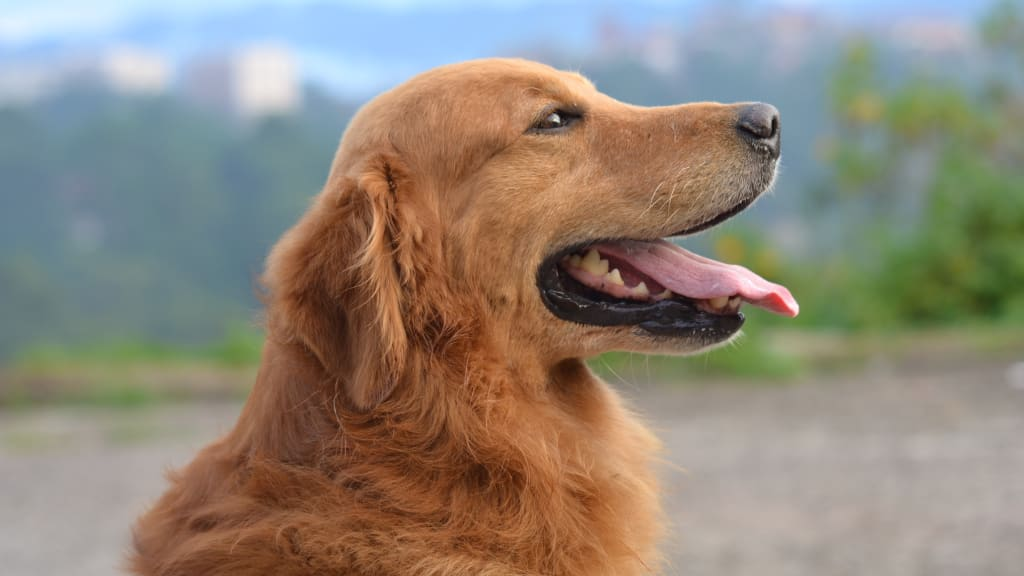
#> input picture CNN-2_20181027/dog.jpg, 1024 x 576 px
$ python cnnFilter.py
#> lines starting #> are read from the running program, lines starting #| are printed output that depends on the picture


from scipy.signal import  convolve2d
import numpy as np
from PIL import Image
from matplotlib import pyplot as plt

# method
def show_diff(image, kernel):
    con = convolve2d(image,kernel)
    fig = plt.figure(figsize=(8,8))
    plt.subplot(121)
    plt.title("original")
    plt.axis("off")
    plt.imshow(image,cmap="gray")

    plt.subplot(122)
    plt.title("After")
    plt.axis("off")
    plt.imshow(con, cmap="gray")
    plt.show()
    return con


# load image
pic_gray = np.array(Image.open("dog.jpg").convert("L"))
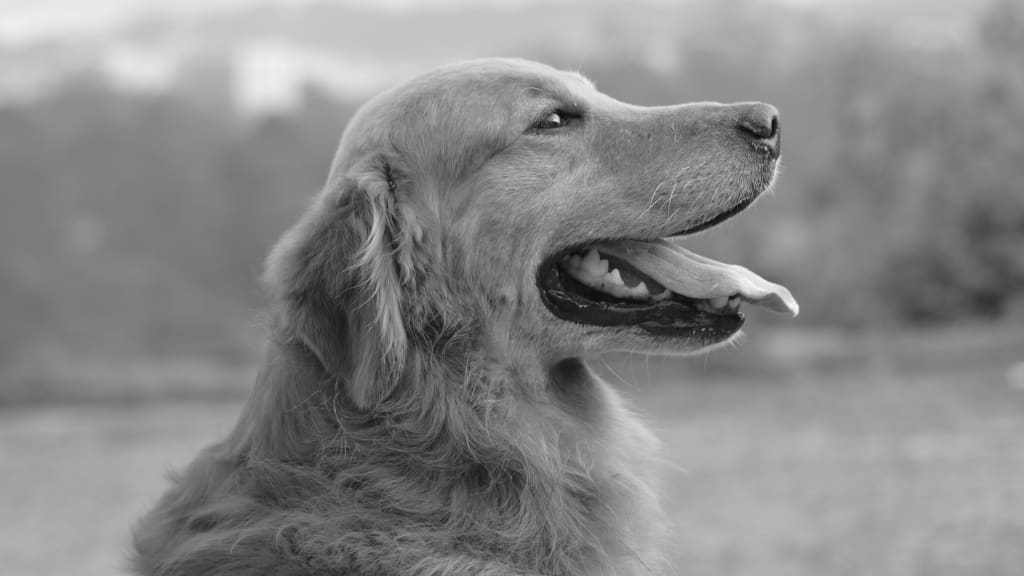
#> pic_gray: shape (576, 1024); min 7, max 250, mean 135.8

print(pic_gray)
#> (printed output is left out)
plt.imshow(pic_gray, cmap="gray")
plt.show()

# create a filter
kernel = np.array([[1,0,1],[-2,0,-2],[-1,0,1]], np.float32)
dx = show_diff(pic_gray,kernel)
#> in show_diff, `con = convolve2d(image,kernel)`:
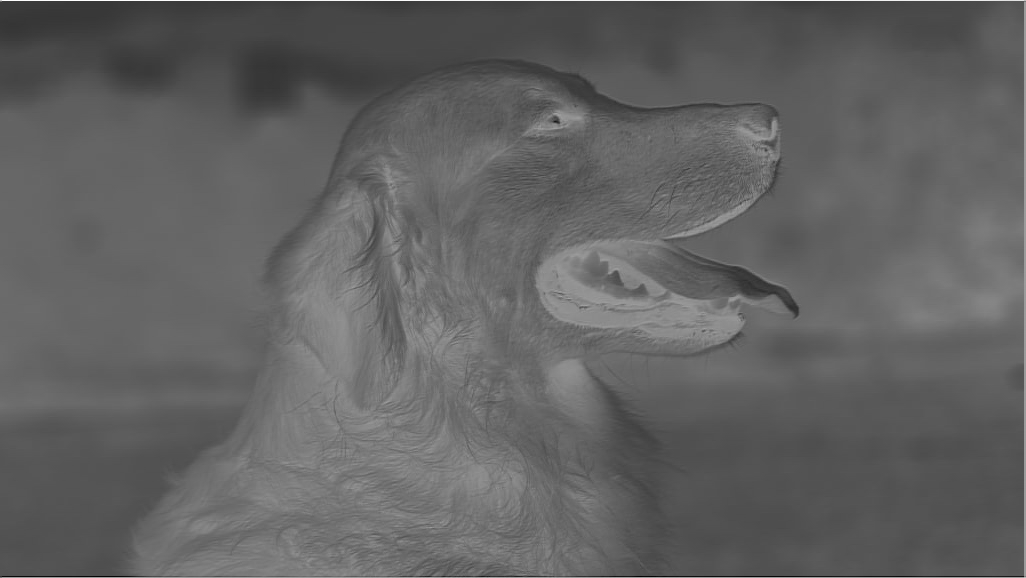
#> con: shape (578, 1026) float32; min -730, max 464, mean -270.1; drawn with min black and max white
#> in show_diff, `plt.show()`:
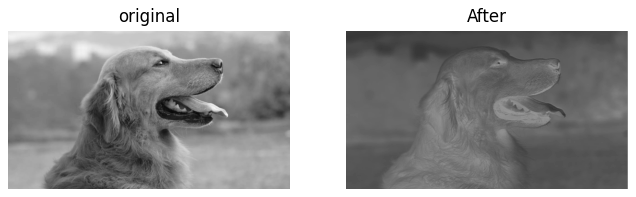
#> figure drawn by matplotlib, 2 panels
